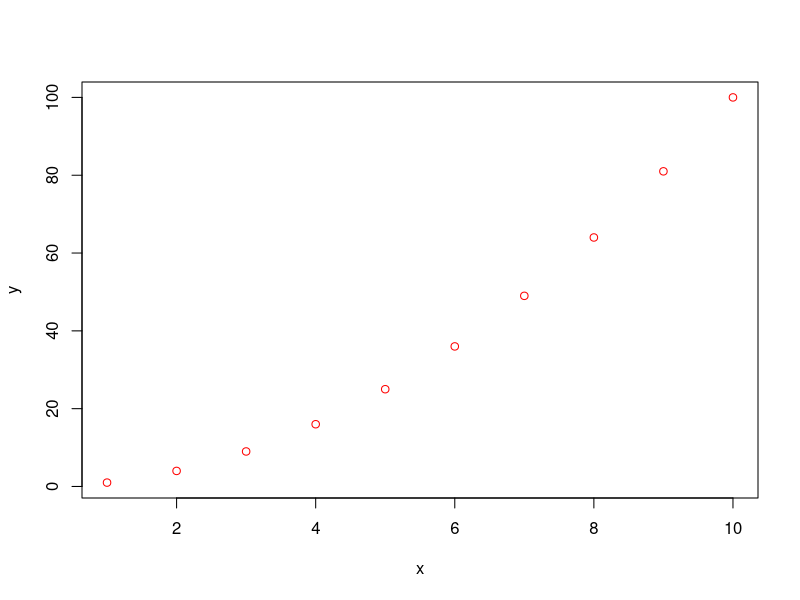

The R script that drew this image:
### Clone your Git repository to RStudio

print("This file was created within RStudio")

print("And now it livesf on GitHub")

x <- 1:10
y <- x^2

plot(x, y, col = "red")
